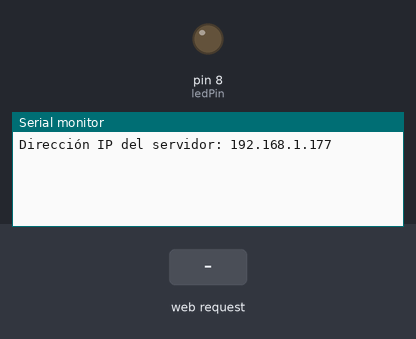
A sketch run on a simulated Arduino Uno, built with avr-gcc and run on an emulated ATmega328P. Parts: output pins drawn as LEDs (lit = HIGH), the last lines printed to the serial monitor. The test bench sets the inputs (shaded band). WiFi joins after 1.5 s; servers stay silent unless stated.

Above: at 1.2 s.
1.3 s: HTTP request GET /H received
At 2.0 s:
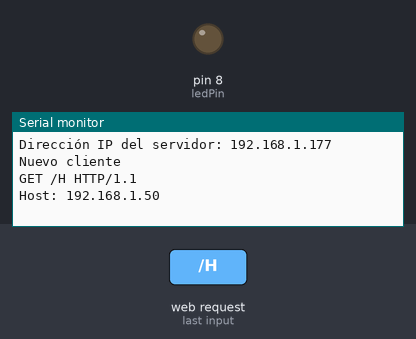
2.8 s: HTTP request GET /L received
At 4.5 s:
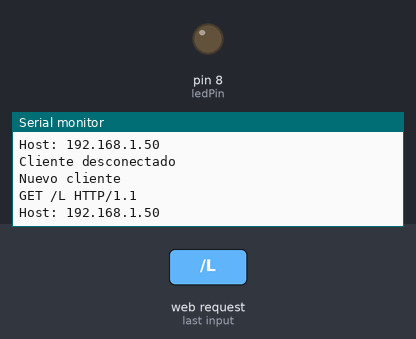

Measured:
- after the input at 1.3 s, the serial monitor: prints a new line at once (image 1)
- after the input at 2.8 s, the serial monitor: prints a new line after 0.54 s (image 2)

The sketch:

ServidorWebEthernet.ino
```cpp
/*

Práctica Servidor Web con Arduino y Ethernet para control de Led
Programación de Interfaces y Puertos
2025
Objetivo: Configurar Arduino como un servidor web, conectar a una red Ethernet y controlar un LED a través de una página web.
*/

    #include <SPI.h>
    #include <Ethernet.h>

    byte mac[] = { 0xDE, 0xAD, 0xBE, 0xEF, 0xFE, 0xED }; // Dirección MAC (puedes cambiarla)
    IPAddress ip(192, 168, 1, 177); // Dirección IP (ajusta según tu red)
    EthernetServer server(80); // Puerto 80 para HTTP

    const int ledPin = 8;

    void setup() {
      pinMode(ledPin, OUTPUT);
      digitalWrite(ledPin, LOW);
      Serial.begin(9600);

      Ethernet.begin(mac, ip);
      server.begin();

      Serial.print("Dirección IP del servidor: ");
      Serial.println(Ethernet.localIP());
    }

    void loop() {
      EthernetClient client = server.available();
      if (client) {
        Serial.println("Nuevo cliente");
        boolean currentLineIsBlank = true;
        while (client.connected()) {
          if (client.available()) {
            char c = client.read();
            Serial.write(c);
            if (c == '\n' && currentLineIsBlank) {
              client.println("HTTP/1.1 200 OK");
              client.println("Content-Type: text/html");
              client.println("Connection: close");
              client.println();
              client.println("<html>");
              client.println("<head><title>Control LED</title></head>");
              client.println("<body>");
              client.println("<h1>Control de LED</h1>");
              client.println("<a href=\"/H\"><button>Encender</button></a>");
              client.println("<a href=\"/L\"><button>Apagar</button></a><br />");

              if (Serial.find("/H")) {
                digitalWrite(ledPin, HIGH);
                client.println("LED Encendido");
              }
              if (Serial.find("/L")) {
                digitalWrite(ledPin, LOW);
                client.println("LED Apagado");
              }

              client.println("</body></html>");
              break;
            }
            if (c == '\n') {
              currentLineIsBlank = true;
            } else if (c != '\r') {
              currentLineIsBlank = false;
            }
          }
        }
        client.stop();
        Serial.println("Cliente desconectado");
      }
    }
```
